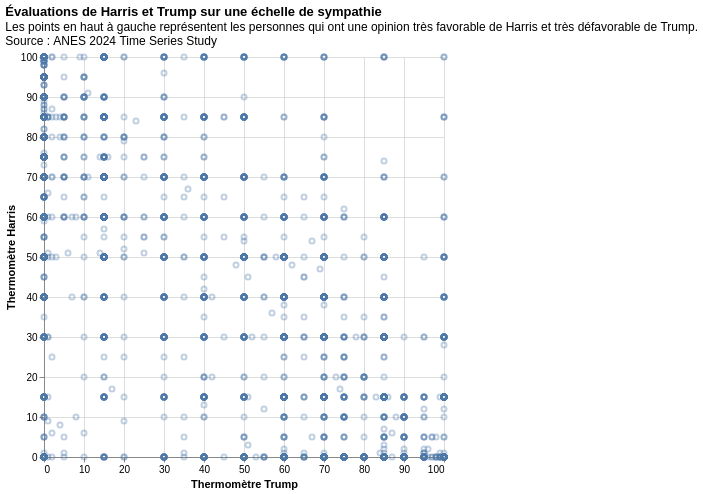

Notebook source saved alongside this figure:
### Code cell
alt.Chart(df_scatter).mark_point(size=25, opacity=0.35).encode(
    x=alt.X(
        "thermo_trump",
        type="quantitative",
        title="Thermomètre Trump",
        scale=alt.Scale(domain=[0, 100]),
    ),
    y=alt.Y(
        "thermo_harris",
        type="quantitative",
        title="Thermomètre Harris",
        scale=alt.Scale(domain=[0, 100]),
    ),
).properties(
    title=alt.TitleParams(
        text="Évaluations de Harris et Trump sur une échelle de sympathie",
        subtitle=[
            # Mini hack-time: comment faire en sorte que le sous-titre aille à la ligne?
            "Les points en haut à gauche représentent les personnes qui ont une opinion très favorable de Harris et très défavorable de Trump.",
            "Source : ANES 2024 Time Series Study",
        ],
        anchor="start",
    ),
    width=400,
    height=400,
)

### Figure 1 — Vega specification as saved in the notebook (floating-point values rounded to 4 significant figures; data arrays with more than 128 entries replaced by an {"elided": "..."} marker saying what was removed)
{"$schema": "https://vega.github.io/schema/vega/v6.json", "data": [{"name": "source_0", "values": {"elided": "5496 records"}}], "marks": [{"type": "symbol", "name": "marks", "from": {"data": "source_0"}, "encode": {"update": {"opacity": {"value": 0.35}, "y": {"field": "thermo_harris", "scale": "y"}, "x": {"field": "thermo_trump", "scale": "x"}, "fill": {"value": "transparent"}, "size": {"value": 25}, "stroke": {"value": "#4c78a8"}}}, "style": ["point"]}], "scales": [{"name": "x", "type": "linear", "domain": [0, 100], "range": [0, {"signal": "width"}], "zero": true}, {"name": "y", "type": "linear", "domain": [0, 100], "range": [{"signal": "height"}, 0], "zero": true}], "axes": [{"scale": "x", "maxExtent": 0, "aria": false, "minExtent": 0, "ticks": false, "grid": true, "zindex": 0, "tickCount": {"signal": "ceil(width/40)"}, "domain": false, "labels": false, "orient": "bottom", "gridScale": "y"}, {"scale": "y", "minExtent": 0, "grid": true, "tickCount": {"signal": "ceil(height/40)"}, "aria": false, "zindex": 0, "domain": false, "labels": false, "maxExtent": 0, "ticks": false, "gridScale": "x", "orient": "left"}, {"scale": "x", "labelOverlap": true, "tickCount": {"signal": "ceil(width/40)"}, "labelFlush": true, "orient": "bottom", "title": "Thermomètre Trump", "zindex": 0, "grid": false}, {"scale": "y", "title": "Thermomètre Harris", "labelOverlap": true, "tickCount": {"signal": "ceil(height/40)"}, "grid": false, "zindex": 0, "orient": "left"}], "title": {"text": "Évaluations de Harris et Trump sur une échelle de sympathie", "anchor": "start", "subtitle": ["Les points en haut à gauche représentent les personnes qui ont une opinion très favorable de Harris et très défavorable de Trump.", "Source : ANES 2024 Time Series Study"]}, "style": "cell", "width": 400, "height": 400, "padding": 5, "background": "white"}
